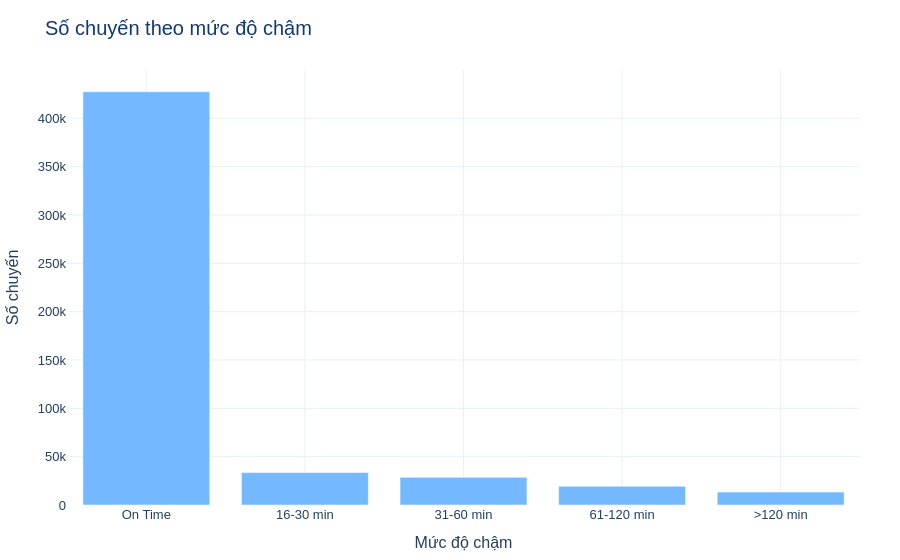

The cell this chart's notebook holds for it:
### Code cell
fig = px.bar(
    delay_category,
    x="Delay_Category",
    y="Flights",
    labels={
        "Delay_Category": "Mức độ chậm",
        "Flights": "Số chuyến"
    },
)

fig.update_traces(
    marker_color=COLORS["blue_light"]
)

style_figure(
    fig,
    "Số chuyến theo mức độ chậm"
)

fig.show()

### Figure 1 — Plotly figure (JSON) as saved in the notebook; plotly's stock layout.template omitted (floating-point values rounded to 4 significant figures)
{"data": [{"hovertemplate": "Mức độ chậm=%{x}<br>Số chuyến=%{y}<extra></extra>", "legendgroup": "", "marker": {"color": "#74B9FF", "pattern": {"shape": ""}}, "name": "", "orientation": "v", "showlegend": false, "textposition": "auto", "type": "bar", "x": ["On Time", "16-30 min", "31-60 min", "61-120 min", null, ">120 min"], "xaxis": "x", "y": [427445, 33561, 28584, 19359, 17478, 13320], "yaxis": "y"}], "layout": {"barmode": "relative", "font": {"color": "#23415F", "family": "Arial", "size": 13}, "legend": {"tracegroupgap": 0}, "margin": {"b": 55, "l": 60, "r": 40, "t": 70}, "paper_bgcolor": "#FFFFFF", "plot_bgcolor": "#FFFFFF", "title": {"font": {"color": "#123A72", "size": 20}, "text": "Số chuyến theo mức độ chậm"}, "xaxis": {"anchor": "y", "domain": [0, 1], "gridcolor": "#E8F0F7", "title": {"text": "Mức độ chậm"}, "zeroline": false}, "yaxis": {"anchor": "x", "domain": [0, 1], "gridcolor": "#E8F0F7", "title": {"text": "Số chuyến"}, "zeroline": false}}}
